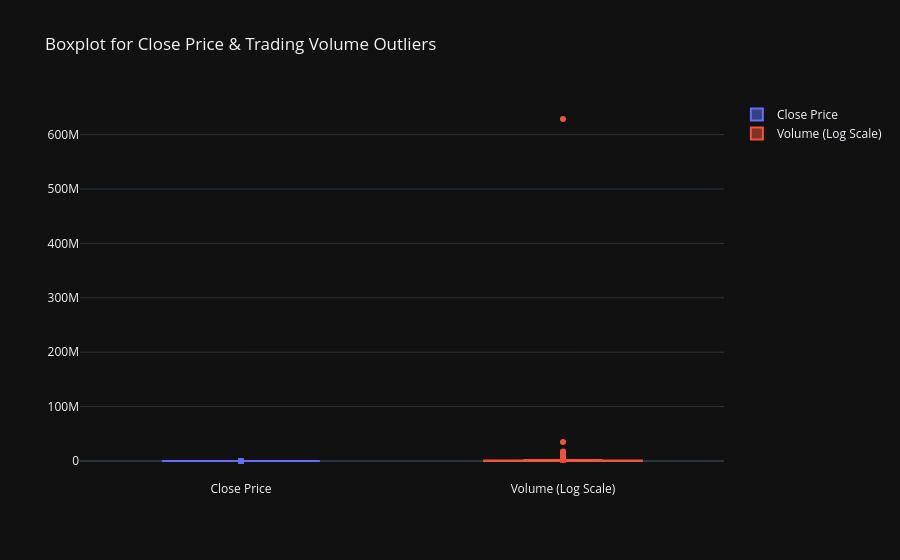

The code cell stored with this chart in its notebook:
### Markdown cell above
### 2.4 Outliers Detection
Identifying outliers using box plots can help in understanding extreme market events and anomalies in stock prices and volume.

### Code cell
# Boxplot for Outliers
fig = go.Figure()
fig.add_trace(go.Box(y=df['Close'], name='Close Price'))
fig.add_trace(go.Box(y=df['Volume'], name='Volume (Log Scale)'))
fig.update_layout(title='Boxplot for Close Price & Trading Volume Outliers', template='plotly_dark')
fig.update_yaxes(type="log", selector=dict(name='Volume (Log Scale)'))
fig.show()

### Figure 1 — Plotly figure (JSON) as saved in the notebook; plotly's stock layout.template omitted (floating-point values rounded to 4 significant figures; data arrays with more than 128 entries replaced by an {"elided": "..."} marker saying what was removed)
{"data": [{"name": "Close Price", "type": "box", "y": {"elided": "3909 float values"}}, {"name": "Volume (Log Scale)", "type": "box", "y": {"elided": "3909 int values"}}], "layout": {"title": {"text": "Boxplot for Close Price & Trading Volume Outliers"}}}
